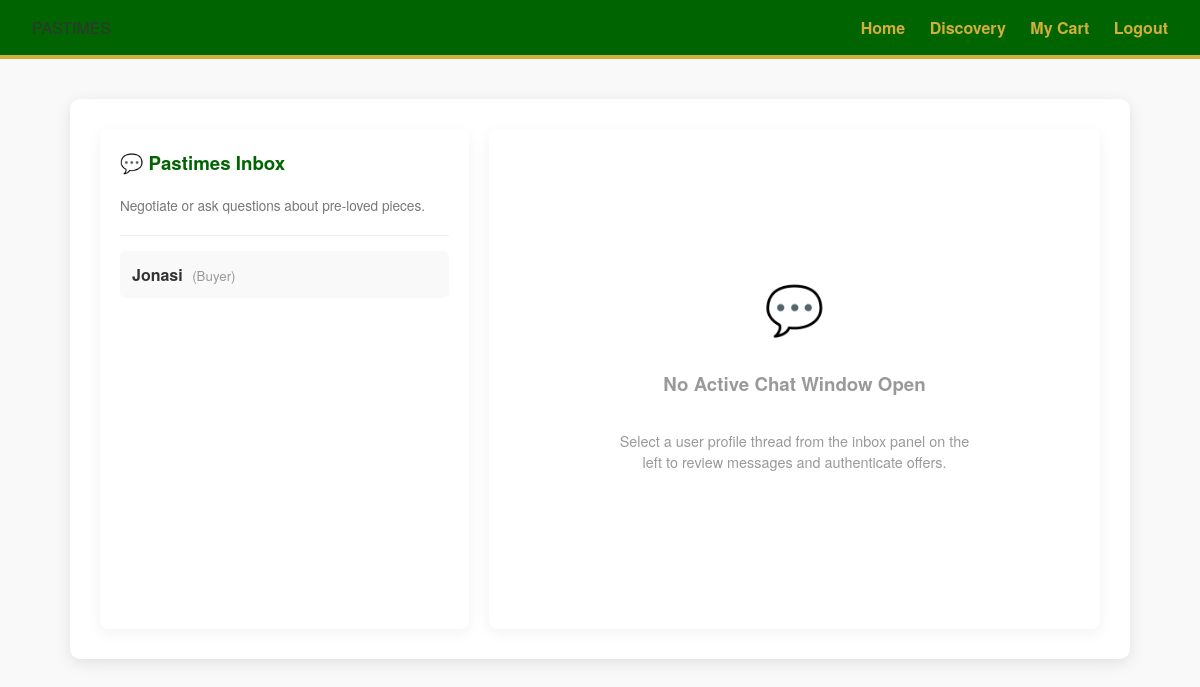
Before: /messages.php with the older database file.
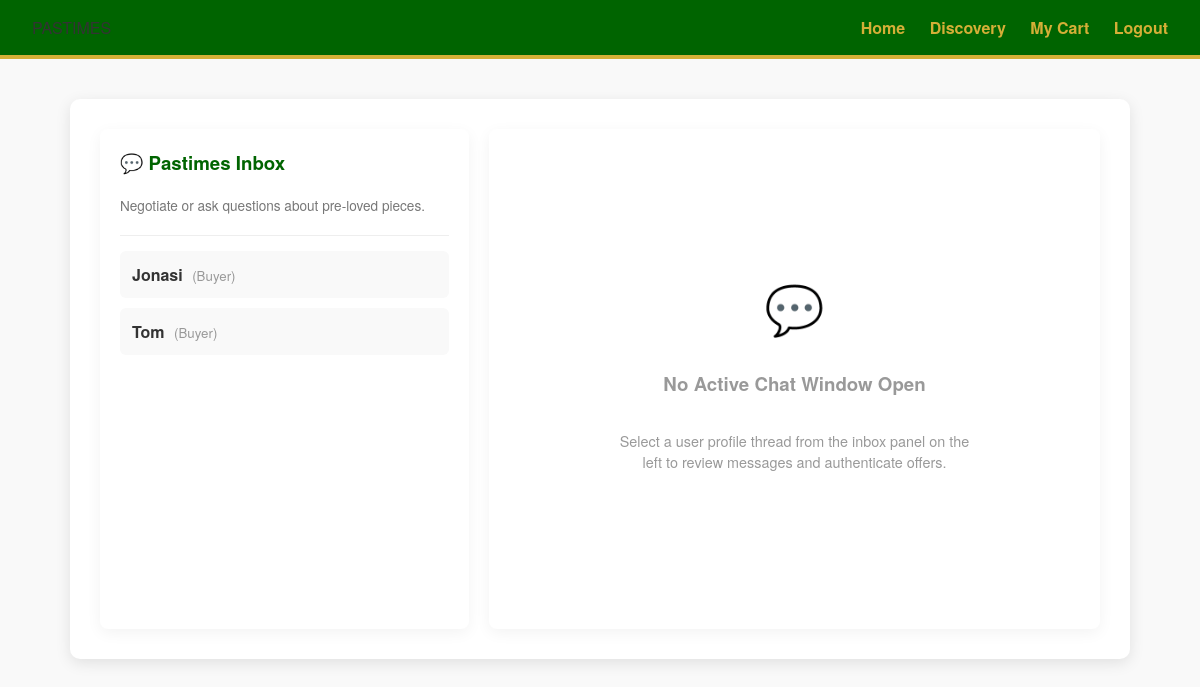
After: the same page with the newer database file.
### tables this page shows
CREATE TABLE `user` (
  `userId` int(11) NOT NULL,
  `userName` varchar(100) DEFAULT NULL,
  `userEmail` varchar(100) DEFAULT NULL,
  `password` varchar(255) DEFAULT NULL,
  `role` enum('Buyer','Seller','Admin') DEFAULT NULL,
  `isVerified` tinyint(1) DEFAULT 0
);

### messages.php (the view, shortened to what the changed rows need)
<?php
include 'DBConn.php';
$current_user_id = intval($_SESSION['userId']);
$active_chat_user = null;
?>
<!DOCTYPE html>
<html lang="en">
<head>
    <link rel="stylesheet" href="style.css">
</head>
<body>
    <div class="container" style="max-width: 1000px; margin-top: 40px; display: flex; gap: 20px;">
        <div
            style="width: 35%; background: white; border-radius: 8px; box-shadow: 0 4px 15px rgba(0,0,0,0.05); padding: 20px; color: #333;">
            <div style="display: flex; flex-direction: column; gap: 10px; margin-top: 15px;">
                <?php
                $inbox_query = "SELECT DISTINCT IF(senderId = $current_user_id, receiverId, senderId) AS chat_partner_id
                                FROM message WHERE senderId = $current_user_id OR receiverId = $current_user_id";
                $inbox_result = mysqli_query($conn, $inbox_query);
                if ($inbox_result && mysqli_num_rows($inbox_result) > 0) {
                    while ($inbox_row = mysqli_fetch_assoc($inbox_result)) {
                        $partner_id = intval($inbox_row['chat_partner_id']);
                        $user_query_str = "SELECT userName, role FROM user WHERE userId = $partner_id";
                        $user_query = mysqli_query($conn, $user_query_str);
                        if ($user_query && $user_row = mysqli_fetch_assoc($user_query)) {
                            $partner_name = $user_row['userName'] ?? 'Marketplace User';
                            $partner_role = $user_row['role'] ?? 'Seller';
                            $is_active = ($active_chat_user == $partner_id) ? "background: #e8f5e9; border-left: 4px solid #006400;" : "background: #f9f9f9;";
                            echo "<a href='messages.php?chat_with=$partner_id' style='text-decoration: none; color: inherit; padding: 12px; border-radius: 6px; display: block; $is_active'>";
                            echo "<strong>" . htmlspecialchars($partner_name) . "</strong> <small style='color: #999; margin-left: 5px;'>($partner_role)</small>";
                            echo "</a>";
                        }
                    }
                } else {
                    echo "<p style='color: #979797; font-size: 0.9em; text-align: center; margin-top: 20px;'>No active chat history found. Start a conversation from an item page!</p>";
                }
                ?>
            </div>
        </div>
    </div>
</body>
</html>

Changed rows visible on the page:
added user: userName "Tom", role "Buyer"
